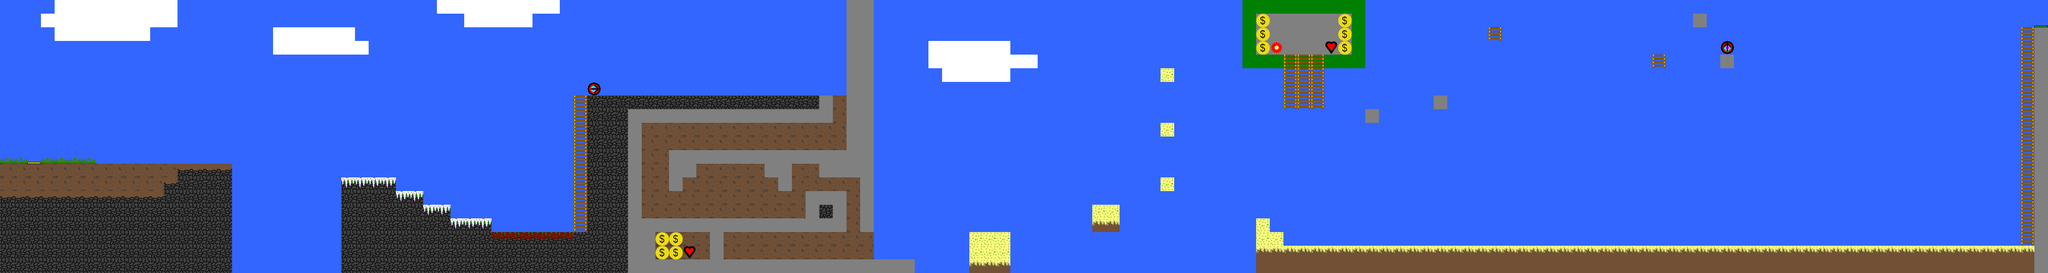

Rendered tile map (Tiled .tmx) drawn with the repository's tilesets; below, a short description and the map source with its tile grids summarised:
An orthogonal 150x20 tile map with 32x32 px tiles, 3 tile layers (bgLayer, mgLayer, fgLayer), 3 tilesets and 13 objects.

<map version="1.0" orientation="orthogonal" renderorder="right-down" width="150" height="20" tilewidth="32" tileheight="32">
 <tileset firstgid="1" source="tileset.tsx" />
 <tileset firstgid="65" name="ojTileset" tilewidth="32" tileheight="32">
  <image source="ojTileset.png" width="256" height="256" />
  <tile id="0">
   <properties>
    <property name="playerSpawn" value="" />
   </properties>
  </tile>
  <tile id="1">
   <properties>
    <property name="mapEnd" value="" />
   </properties>
  </tile>
  <tile id="2">
   <properties>
    <property name="enemySpawn" value="" />
   </properties>
  </tile>
 </tileset>
 <tileset firstgid="129" name="blocks" tilewidth="32" tileheight="32" spacing="2" margin="2">
  <image source="../atlases/blocks.png" width="1024" height="64" />
  <tile id="1">
   <properties>
    <property name="blocked" value="" />
   </properties>
  </tile>
  <tile id="2">
   <properties>
    <property name="blocked" value="" />
   </properties>
  </tile>
  <tile id="3">
   <properties>
    <property name="blocked" value="" />
    <property name="mud" value="" />
   </properties>
  </tile>
  <tile id="4">
   <properties>
    <property name="blocked" value="" />
    <property name="mud" value="" />
   </properties>
  </tile>
  <tile id="8">
   <properties>
    <property name="blocked" value="" />
   </properties>
  </tile>
  <tile id="9">
   <properties>
    <property name="blocked" value="" />
   </properties>
  </tile>
  <tile id="10">
   <properties>
    <property name="blocked" value="" />
   </properties>
  </tile>
  <tile id="11">
   <properties>
    <property name="blocked" value="" />
   </properties>
  </tile>
  <tile id="12">
   <properties>
    <property name="blocked" value="" />
    <property name="mud" value="" />
   </properties>
  </tile>
  <tile id="13">
   <properties>
    <property name="ladder" value="" />
   </properties>
  </tile>
  <tile id="14">
   <properties>
    <property name="ladder" value="" />
   </properties>
  </tile>
  <tile id="15">
   <properties>
    <property name="blocked" value="" />
   </properties>
  </tile>
  <tile id="16">
   <properties>
    <property name="blocked" value="" />
    <property name="ice" value="" />
   </properties>
  </tile>
  <tile id="17">
   <properties>
    <property name="blocked" value="" />
    <property name="ice" value="" />
   </properties>
  </tile>
  <tile id="21">
   <properties>
    <property name="item" value="coin" />
   </properties>
  </tile>
  <tile id="22">
   <properties>
    <property name="item" value="coin" />
   </properties>
  </tile>
  <tile id="23">
   <properties>
    <property name="item" value="fireball" />
   </properties>
  </tile>
  <tile id="24">
   <properties>
    <property name="item" value="hp" />
   </properties>
  </tile>
  <tile id="25">
   <properties>
    <property name="item" value="jump" />
   </properties>
  </tile>
  <tile id="26">
   <properties>
    <property name="item" value="jump" />
   </properties>
  </tile>
  <tile id="27">
   <properties>
    <property name="item" value="live" />
   </properties>
  </tile>
  <tile id="28">
   <properties>
    <property name="item" value="speed" />
   </properties>
  </tile>
  <tile id="29">
   <properties>
    <property name="item" value="speed" />
   </properties>
  </tile>
 </tileset>
 <layer name="bgLayer" width="150" height="20">
  <data>[3000 cells, 3000 non-empty, 5 distinct tile ids]</data>
 </layer>
 <layer name="mgLayer" width="150" height="20">
  <data>[3000 cells, 611 non-empty, 13 distinct tile ids]</data>
 </layer>
 <layer name="fgLayer" width="150" height="20">
  <data>[3000 cells, 21 non-empty, 7 distinct tile ids]</data>
 </layer>
 <objectgroup name="ojLayer">
  <object gid="65" x="64.3333" y="380.083" />
  <object gid="67" x="3230.67" y="562.667" />
  <object gid="67" x="4586.67" y="518" />
  <object gid="66" x="4768" y="57.3333" />
  <object gid="67" x="3375" y="523" />
  <object gid="67" x="3598" y="533" />
  <object gid="67" x="3751" y="525" />
  <object gid="67" x="3884" y="533" />
  <object gid="67" x="4102" y="526" />
  <object gid="67" x="4262" y="528" />
  <object gid="67" x="4420" y="514" />
  <object gid="67" x="1614" y="505" />
  <object gid="67" x="838" y="405" />
 </objectgroup>
</map>
